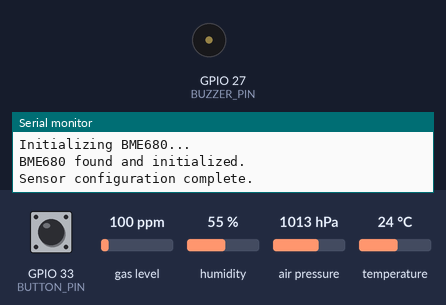
Bench run of a sketch on a simulated ESP32. Parts: buzzer (waves = sounding, pin HIGH), the last lines printed to the serial monitor. The test bench sets the inputs (shaded band); at power-on: GPIO 33 (BUTTON_PIN) HIGH, gas level 100 ppm, humidity 55 %, air pressure 1013 hPa, temperature 24 °C.

Above: at 1.8 s.
1.9 s: GPIO 33 (BUTTON_PIN) pulled LOW for 0.15 s
At 4.6 s:
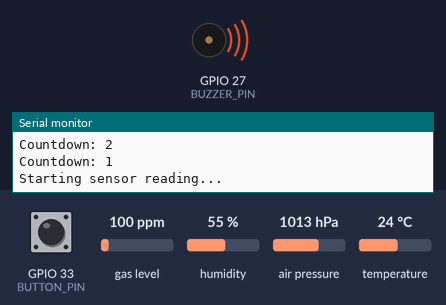
Timing chart, 0 to 8.6 s (numbered marks = the images above; inputs shaded):
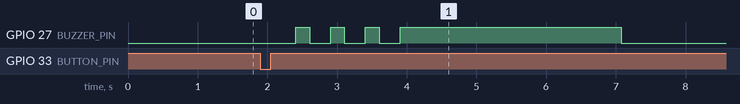

The sketch:

bad-breadth-esp32.ino
```cpp
// Button-triggered BME680 reading with passive buzzer cadence

#include <Wire.h>
#include <Adafruit_BME680.h>

#define BUTTON_PIN 33   // NodeMCU D6 = GPIO12
#define BUZZER_PIN 27   // NodeMCU D5 = GPIO14

Adafruit_BME680 bme(&Wire);
volatile bool buttonPressed = false;

void IRAM_ATTR onButton() {
  buttonPressed = true;
}

void setup() {
  Serial.begin(9600);
  delay(500);
  Serial.println("\n=== BME680 + Buzzer Test ===");

  // Button setup
  pinMode(BUTTON_PIN, INPUT_PULLUP);
  attachInterrupt(digitalPinToInterrupt(BUTTON_PIN), onButton, FALLING);
  Serial.printf("Button attached on pin %d\n", BUTTON_PIN);

  // Active buzzer setup
  pinMode(BUZZER_PIN, OUTPUT);
  digitalWrite(BUZZER_PIN, LOW);
  Serial.printf("Active buzzer SIG on GPIO %d\n", BUZZER_PIN);

  // Sensor initialization
  Wire.begin();
  Serial.println("Initializing BME680...");
  if (!bme.begin(0x76)) {
    Serial.println("ERROR: BME680 not found at 0x76!");
    while (true) { delay(1000); }
  }
  Serial.println("BME680 found and initialized.");

  // Configure oversampling, filter, and heater
  bme.setTemperatureOversampling(BME680_OS_8X);
  bme.setHumidityOversampling(BME680_OS_8X);
  bme.setPressureOversampling(BME680_OS_4X);
  bme.setIIRFilterSize(BME680_FILTER_SIZE_3);
  bme.setGasHeater(320, 150); // 320°C for 150 ms
  Serial.println("Sensor configuration complete.");
}

void loop() {
  if (buttonPressed) {
    buttonPressed = false;  // reset flag

    Serial.println("\n--- Button Pressed ---");
    // Short delay before countdown
    delay(500);

     // Countdown with buzzer blips using active buzzer
    for (int count = 3; count >= 1; --count) {
      Serial.printf("Countdown: %d\n", count);
      digitalWrite(BUZZER_PIN, HIGH);
      delay(200);
      digitalWrite(BUZZER_PIN, LOW);
      delay(300);
    }

    // Continuous low tone during sampling
    Serial.println("Starting sensor reading...");
    digitalWrite(BUZZER_PIN, HIGH);

    // Averaging loop
        unsigned long startTime = millis();
        uint16_t samples = 0;
        double sumT = 0, sumH = 0, sumP = 0, sumG = 0;
        while (millis() - startTime < 3000) {
          if (!bme.beginReading()) {
            Serial.println("ERROR: beginReading() failed");
            break;
          }
          delay(250); // heater + conv time
          if (!bme.endReading()) {
            Serial.println("ERROR: endReading() failed");
            break;
          }
          sumT += bme.temperature;
          sumH += bme.humidity;
          sumP += bme.pressure / 100.0;
          sumG += bme.gas_resistance / 1000.0;
          samples++;
          delay(50); // small gap
        }

    // Turn off buzzer
    digitalWrite(BUZZER_PIN, LOW);
    Serial.println("Averaging complete; buzzer off.");

    // Compute averages
    if (samples > 0) {
      double avgT = sumT / samples;
      double avgH = sumH / samples;
      double avgP = sumP / samples;
      double avgG = sumG / samples;
      Serial.printf("Samples: %u\n", samples);
      Serial.printf(
        "Avg -> T: %.2f °C, H: %.2f %%, P: %.2f hPa, Gas: %.2f kΩ\n",
        avgT, avgH, avgP, avgG
      );
    } else {
      Serial.println("No valid samples collected.");
    }
  }

  delay(10); // idle
}
```

Measured:
- after the input at 1.9 s, GPIO 27 (BUZZER_PIN): goes 3 × (HIGH 0.20 s, LOW 0.30 s), HIGH 3.2 s, then LOW, starting after 0.51 s
